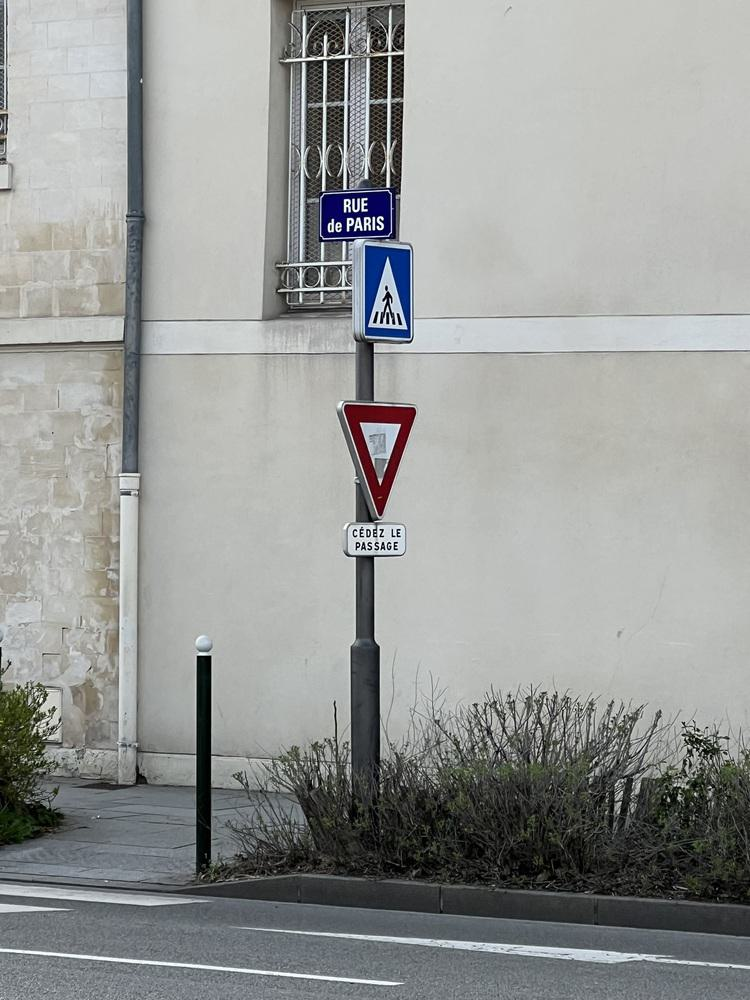
#> input picture train/images/0031.jpg, 750 x 1000 px; its folder holds only this picture in this run
$ jupyter execute --allow-errors MLV2.ipynb
#> lines starting #> are read from the running program, lines starting #| are printed output that depends on the picture
[cell 1]
import os
import cv2
import pandas as pd
import numpy as np
from skimage.feature import hog
from sklearn.svm import SVC
from sklearn.model_selection import train_test_split
from sklearn.metrics import classification_report, confusion_matrix
from sklearn.decomposition import PCA
from sklearn.preprocessing import LabelEncoder

# définir les étiquettes attendues pour exclure une étiquette "ff"
expected_labels = {'stop', 'ceder', 'danger', 'forange', 'frouge', 'fvert', 'interdiction', 'obligation', 'unknown'}

# recadrer les régions d'intérêt et les étiqueter
def extract_region(image_path, csv_path):
#> called with image_path = './train/images/0031.jpg', csv_path = './train/labels/0031.csv'
    image = cv2.imread(image_path)
#> image is the input picture: shape (1000, 750, 3); mean B, G, R 151.3, 153.1, 151
    regions = []

    # lire les régions d'intérêt à partir du fichier CSV
    try:
        data = pd.read_csv(csv_path, header=None)
        if data.empty:
            raise pd.errors.EmptyDataError
    except (pd.errors.EmptyDataError, FileNotFoundError):
        height, width = image.shape[:2]
#> height = 1000; width = 750
        # si le fichier csv est vide, on considère que l'image entière est une région inconnue. Parce que cette image n'a pas de région d'intérêt.
        # !!!JE CONSEILLE DE COUPER PLUSIEURS REGIONS SANS ETIQUETTE POUR AVOIR UN ENTRAINEMENT PLUS ROBUSTE!!!
        regions = [(cv2.resize(image, (64, 64)), 'unknown')]
        return regions

    for index, row in data.iterrows():
        x1, y1, x2, y2, label = row
        label = label.strip().lower()  # qqn a mis des espaces avant et après les étiquettes et les a converties en minuscules
        if label not in expected_labels:
            print(f"Ignored unexpected label '{label}' found in file {csv_path}.")
            continue  # ignorer les étiquettes inattendues
        region = image[int(y1):int(y2), int(x1):int(x2)]
        if region.size == 0:
            continue
        region = cv2.resize(region, (64, 64))
        regions.append((region, label))
    return regions

# extraire les caractéristiques HOG
def extract_hog_features(image):
    image_gray = cv2.cvtColor(image, cv2.COLOR_BGR2GRAY)
    features, hog_image = hog(image_gray, orientations=9, pixels_per_cell=(8, 8),
                      cells_per_block=(2, 2), block_norm='L2-Hys', visualize=True)
    return features

# charger le jeu de données
def load_dataset(image_folder, label_folder):
    features = []
    labels = []
    for image_file in os.listdir(image_folder):
        if image_file.endswith('.jpg'):
            image_path = os.path.join(image_folder, image_file)
            csv_path = os.path.join(label_folder, image_file.replace('.jpg', '.csv'))
            regions = extract_region(image_path, csv_path)
#> regions = 1 item
            for region, label in regions:
                features.append(extract_hog_features(region))
                labels.append(label)
#> this loop made 1 pass
#> label on pass 1: 'unknown'
#> pass 1, in extract_hog_features, `image_gray = cv2.cvtColor(image, cv2.COLOR_BGR2GRAY)`:
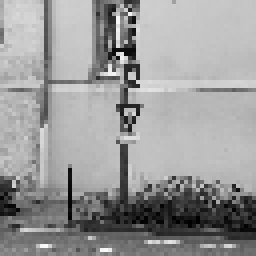
#> image_gray: shape (64, 64) (shown 4 times larger); min 0, max 249, mean 152.8
#> after the loop, features = 1 item; labels = ['unknown']
    return np.array(features), np.array(labels)

# définir les dossiers d'images et d'étiquettes
train_image_folder = './train/images'
train_label_folder = './train/labels'
val_image_folder = './val/images'
val_label_folder = './val/labels'

X_train, y_train = load_dataset(train_image_folder, train_label_folder)
X_val, y_val = load_dataset(val_image_folder, val_label_folder)
#> call 2 of extract_region, with image_path = './val/images/0004.jpg', csv_path = './val/labels/0004.csv'
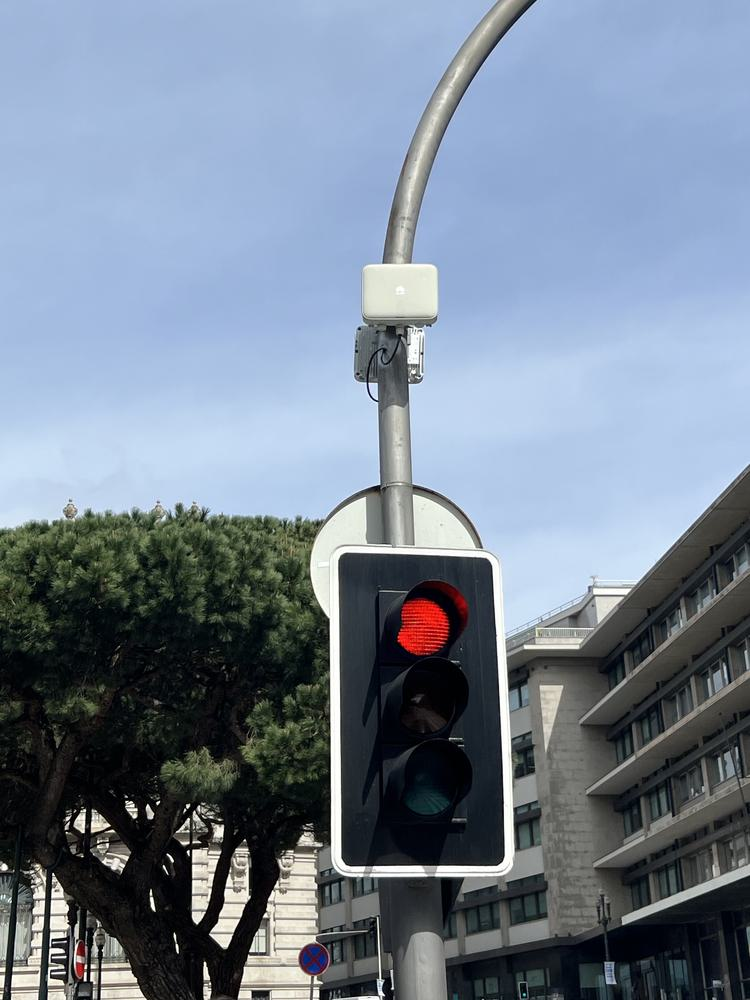
#> input picture val/images/0004.jpg, 750 x 1000 px
#> in extract_region, image is the input picture: shape (1000, 750, 3); mean B, G, R 147.3, 131.3, 118.4
#> the loop in load_dataset (call 2), `for region, label in regions:` made 1 pass
#> pass 1, in extract_hog_features (call 2), `image_gray = cv2.cvtColor(image, cv2.COLOR_BGR2GRAY)`:
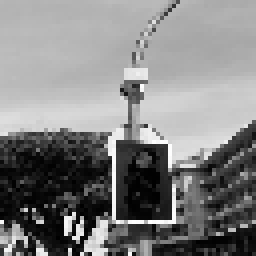
#> image_gray: shape (64, 64) (shown 4 times larger); min 0, max 254, mean 129.5

# vérifier si les données sont chargées correctement
print(f"Loaded {len(X_train)} training samples and {len(X_val)} validation samples.")
#| Loaded 1 training samples and 1 validation samples.

# convertir les étiquettes en nombres
le = LabelEncoder()
y_train = le.fit_transform(y_train)
#> y_train = [0]
y_val = le.transform(y_val)
#> y_val = [0]

# afficher les étiquettes et les nombres correspondants
print("les nombres et les étiquettes", le.classes_)

# PCA
pca = PCA(n_components=50)
#> (the rest of this cell did not finish here and is left out)
